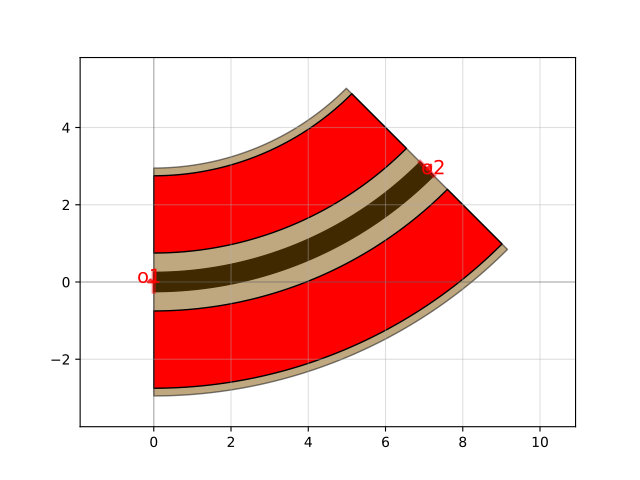

This figure's Python source:
import gdsfactory as gf

xs = gf.cross_section.rib_heater_doped(width=0.5, heater_width=2, heater_gap=0.5, layer_heater='NPP')
p = gf.path.arc(radius=10, angle=45)
c = p.extrude(xs)
c.plot()
